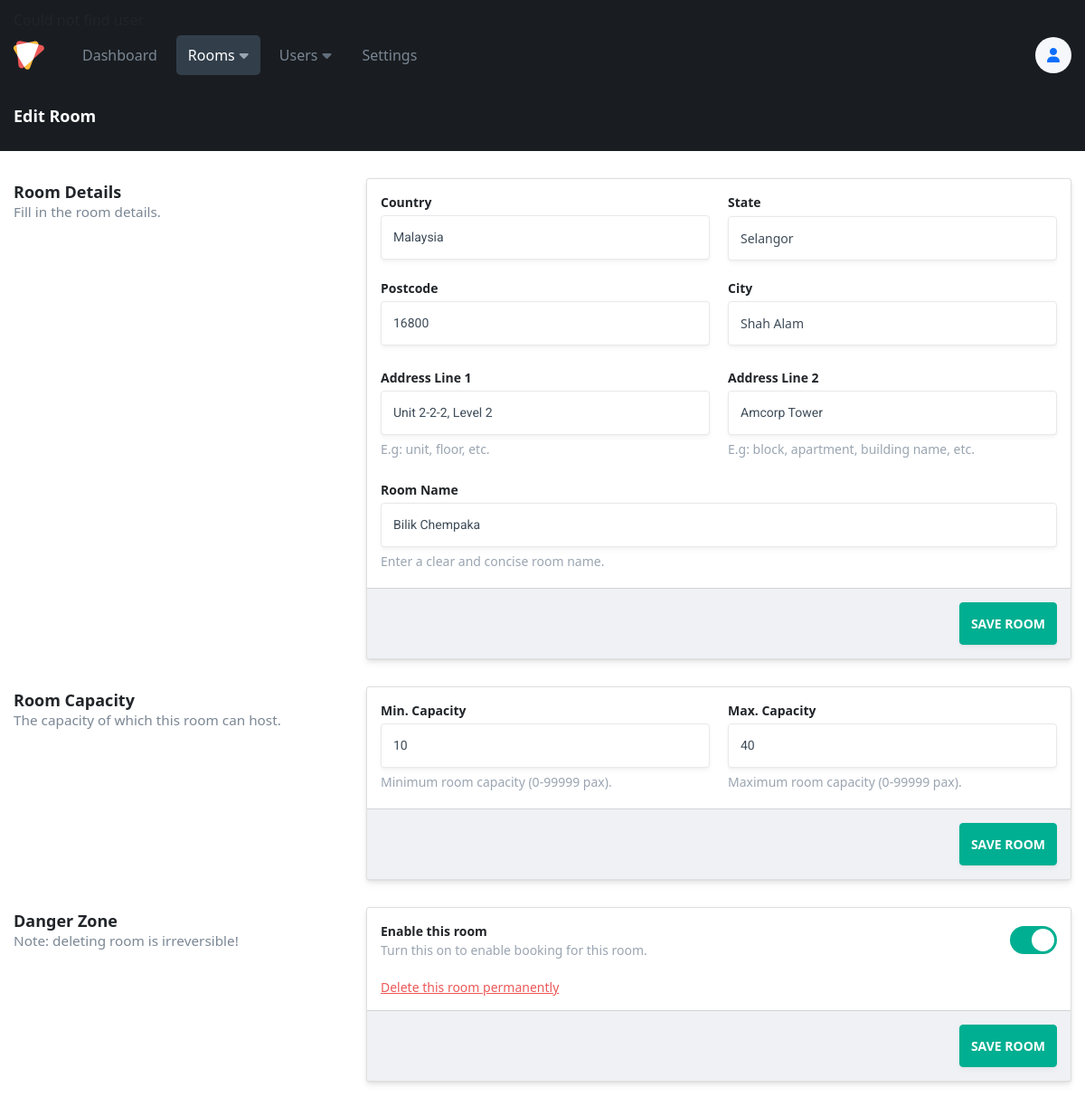
The app's page /admin/rooms-edit.php?id=1&state=1&city=1 with its own data.
### tables this page shows
CREATE TABLE `room` (
  `roomID` int(11) NOT NULL,
  `roomName` varchar(255) NOT NULL,
  `address1` varchar(255) NOT NULL,
  `address2` varchar(255) NOT NULL,
  `poscode` varchar(5) NOT NULL,
  `minCapacity` int(11) DEFAULT 1,
  `maxCapacity` int(11) DEFAULT 10,
  `roomAvailability` enum('1','2') NOT NULL DEFAULT '1' COMMENT '1:available, 2:nonavailable',
  `cityID` int(11) NOT NULL
);

### admin/rooms-edit.php (the view, shortened to what this page needs)
<?php
include("backend/database.php");
$roomID = " ";
if (isset($_REQUEST['id'])) {
    $roomID = $_REQUEST['id'];
}
$sql  = " SELECT * FROM `room` WHERE roomID = '$roomID' ";
try {
    $result = mysqli_query($conn, $sql);
    if (mysqli_num_rows($result) > 0) {
        while ($row = mysqli_fetch_assoc($result)) {
            $roomName = $row['roomName'];
            $address1 = $row['address1'];
            $address2 = $row['address2'];
            $poscode = $row['poscode'];
            $minCapacity = $row['minCapacity'];
            $maxCapacity = $row['maxCapacity'];
            $roomAvailability = $row['roomAvailability'];
        }
    } else {
        echo "Could not find room";
    }
} catch (mysqli_sql_exception) {
    echo "Could not find room";
}
?>
<!DOCTYPE html>
<html lang="en">
<head>
    <link rel="stylesheet" href="css/global.css" />
    <link rel="stylesheet" href="css/components/card.css" />
    <link rel="stylesheet" href="css/components/stats.css" />
    <link rel="stylesheet" href="css/components/badge.css" />
    <link rel="stylesheet" href="css/components/input.css" />
    <link rel="stylesheet" href="css/components/header.css" />
    <link rel="stylesheet" href="css/components/button.css" />
    <link rel="stylesheet" href="css/components/heading.css" />
    <link rel="stylesheet" href="css/components/table.css" />
    <link rel="stylesheet" href="css/components/switch.css" />
    <link rel="stylesheet" href="css/components/hamburgers.css" />
    <link rel="stylesheet" href="css/components/form.css" />
    <link rel="stylesheet" href="https://cdnjs.cloudflare.com/ajax/libs/font-awesome/4.7.0/css/font-awesome.min.css">
    <link rel="stylesheet" href="css/header.css" />
    <link href="https://cdn.jsdelivr.net/npm/bootstrap@5.0.2/dist/css/bootstrap.min.css" rel="stylesheet">
</head>
<body onload="setFixedValue()">
    <div class="header">
        <?php include("include/header.php"); ?>
        <div class="content">
            <h1>Edit Room</h1>
        </div>
    </div>
    <div class="body">
        <div class="content">
            <form action="backend/edit-room.php" method="post">
                <div class="group">
                    <div>
                        <h4 class="heading">
                            Room Details
                            <div class="subheading">Fill in the room details.</div>
                        </h4>
                    </div>
                    <div>
                        <div class="card">
                            <div class="content">
                                <div class="fields-split">
                                    <div class="field">
                                        <label for="country">Country</label>
                                        <input name="countryID" type="text" id="country" value="Malaysia" disabled />
                                    </div>
                                    <div class="field">
                                        <label for="state">State</label>
                                        <select name="stateID" type="text" id="negeri" onchange="displaycity()" required>>
                                            <?php
                                            $sqlState = "SELECT * FROM `state`";
                                            try {
                                                $resultState = mysqli_query($conn, $sqlState);
                                                if (mysqli_num_rows($resultState) > 0) {
                                                    while ($rowState = mysqli_fetch_assoc($resultState)) {
                                                        echo "<option value='{$rowState['stateID']}'>{$rowState['stateName']}</option>";
                                                    }
                                                }
                                            } catch (mysqli_sql_exception) {
                                                echo "error";
                                            } ?>
                                        </select>
                                    </div>
                                </div>
                                <div class="fields-split">
                                    <div class="field">
                                        <label for="postcode">Postcode</label>
                                        <input name="poscode" type="text" id="postcode" required placeholder="50603" value="<?php echo $poscode; ?>" />
                                    </div>
                                    <div class="field">
                                        <label for="city">City</label>
                                        <select name="cityID" id="city">
                                            <?php
                                            if (isset($_REQUEST['state'])) {
                                                $state = $_REQUEST['state'];
                                                $sqlCity = "SELECT * FROM `city` WHERE stateID = '$state' ";
                                                try {
                                                    $resultCity = mysqli_query($conn, $sqlCity);
                                                    if (mysqli_num_rows($resultCity) > 0) {
                                                        while ($rowCity = mysqli_fetch_assoc($resultCity)) {
                                                            echo "<option value='{$rowCity['cityID']}'>{$rowCity['cityName']}</option>";
                                                        }
                                                    }
                                                } catch (mysqli_sql_exception) {
                                                    echo 'error';
                                                }
                                            }
                                            ?>
                                        </select>
                                    </div>
                                </div>
                                <div class="fields-split">
                                    <div class="field">
                                        <label for="address_1">Address Line 1</label>
                                        <input name="address1" id="address_1" type="text" placeholder="Unit A-01-01, Level 1" value="<?php echo $address1; ?>" required />
                                        <label for="address_1" class="guide">
                                            E.g: unit, floor, etc.
                                        </label>
                                    </div>
                                    <div class="field">
                                        <label for="address_2">Address Line 2</label>
                                        <input name="address2" id="address_2" type="text" placeholder="Stark Tower" value="<?php echo $address2; ?>" required />
                                        <label for="address_2" class="guide">
                                            E.g: block, apartment, building name, etc.
                                        </label>
                                    </div>
                                </div>
                                <div class="field">
                                    <label for="room_name">Room Name</label>
                                    <input name="roomName" id="room_name" type="text" placeholder="<?php echo $roomName; ?>" value="<?php echo $roomName; ?>" required />
                                    <label for="room_name" class="guide">
                                        Enter a clear and concise room name.
                                    </label>
                                </div>
                            </div>
                            <div class="card-footer right">
                                <button class="green button" type="submit">Save Room</button>
                            </div>
                        </div>
                    </div>
                </div>
                <div class="group">
                    <div>
                        <h4 class="heading">
                            Room Capacity
                            <div class="subheading">
                                The capacity of which this room can host.
                            </div>
                        </h4>
                    </div>
                    <div>
                        <div class="card">
                            <div class="content">
                                <div class="fields-split">
                                    <div class="field">
                                        <label for="minimum">Min. Capacity</label>
                                        <input id="minimum" type="number" min="0" max="99999" placeholder="0" value="<?php echo $minCapacity; ?>" name="minCapacity" />
                                        <label for="minimum" class="guide">
                                            Minimum room capacity (0-99999 pax).
                                        </label>
                                    </div>
                                    <div class="field">
                                        <label for="maximum">Max. Capacity</label>
                                        <input id="maximum" type="number" min="0" max="99999" placeholder="100" value="<?php echo $maxCapacity; ?>" name="maxCapacity" />
                                        <label for="maximum" class="guide">
                                            Maximum room capacity (0-99999 pax).
                                        </label>
                                    </div>
                                </div>
                            </div>
                            <div class="card-footer right">
                                <button class="green button" type="submit">Save Room</button>
                            </div>
                        </div>
                    </div>
                </div>
                <div class="group">
                    <div>
                        <h4 class="heading">
                            Danger Zone
                            <div class="subheading">Note: deleting room is irreversible!</div>
                        </h4>
                    </div>
                    <div>
                        <div class="card">
                            <div class="content">
                                <?php if (isset($roomAvailability)) {
                                    if ($roomAvailability == 1) {
                                ?>
                                        <div class="fields-row">
                                            <div class="field">
                                                <label for="enable" class="cursor-pointer">
                                                    Enable this room
                                                    <div class="guide">
                                                        Turn this on to enable booking for this room.
                                                    </div>
                                                </label>
                                            </div>
                                            <div class="field">
                                                <div class="switch">
                                                    <div>
                                                    </div>
                                                </div>
                                            </div>
                                        </div>
                                <?php }
                                } ?>
                                <div class="fields-row">
                                    <div class="field">
                                        <a href="backend/delete-room.php" data-toggle="modal" class="red" data-target="#deleteModal" style="font-weight: 500">
                                            Delete this room permanently
                                        </a>
                                    </div>
                                </div>
                            </div>
                            <div class="card-footer right">
                                <button class="green button" type="submit">Save Room</button>
                            </div>
                        </div>
                    </div>
                </div>
            </form>
        </div>
    </div>
</body>
</html>

### records on screen
room: poscode "16800", address1 "Unit 2-2-2, Level 2", address2 "Amcorp Tower", roomName "Bilik Chempaka", minCapacity "10", maxCapacity "40"

### other values on screen
form field stateID "Selangor"
form field cityID "Shah Alam"
